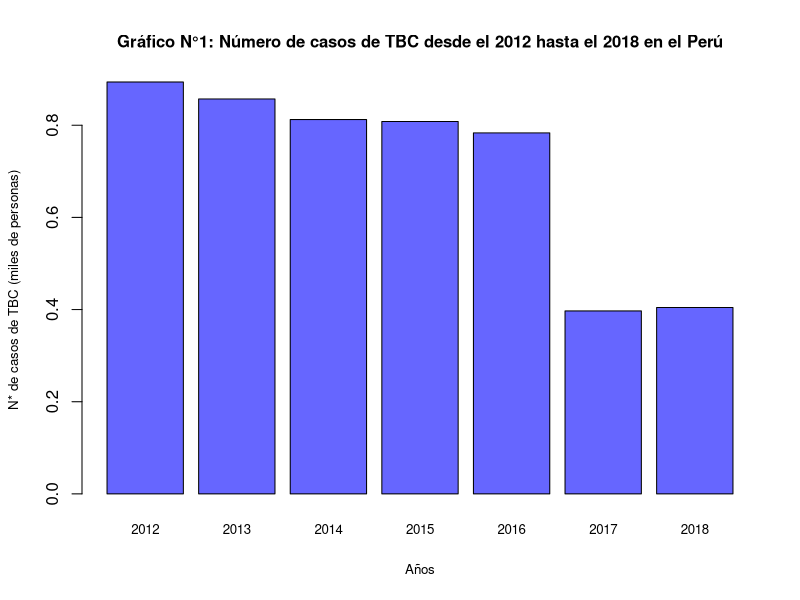
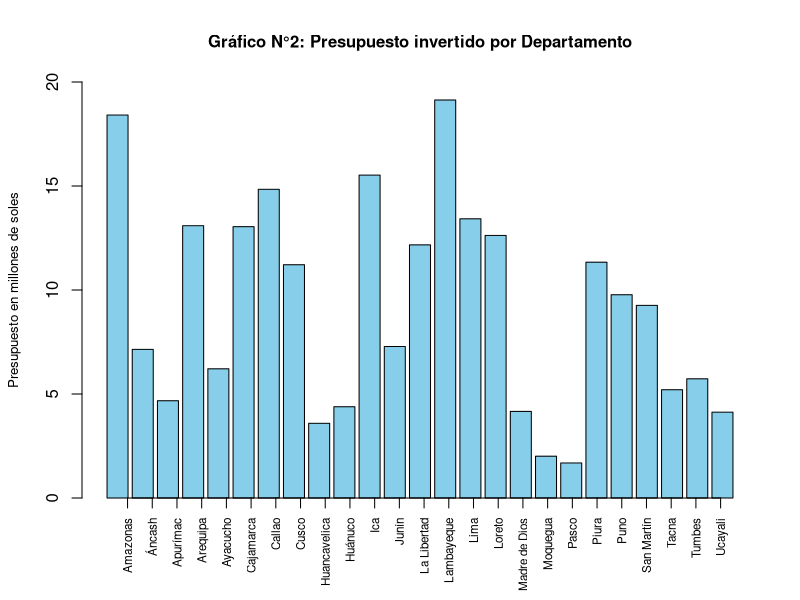
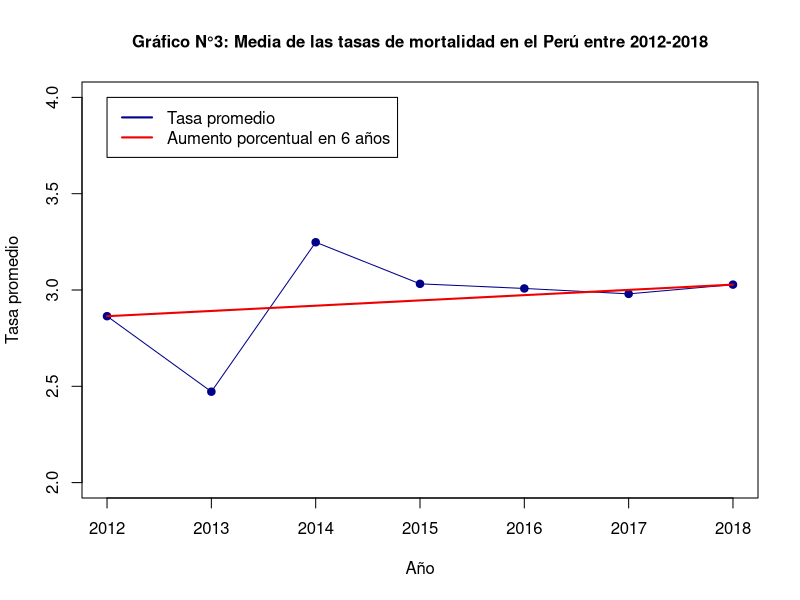
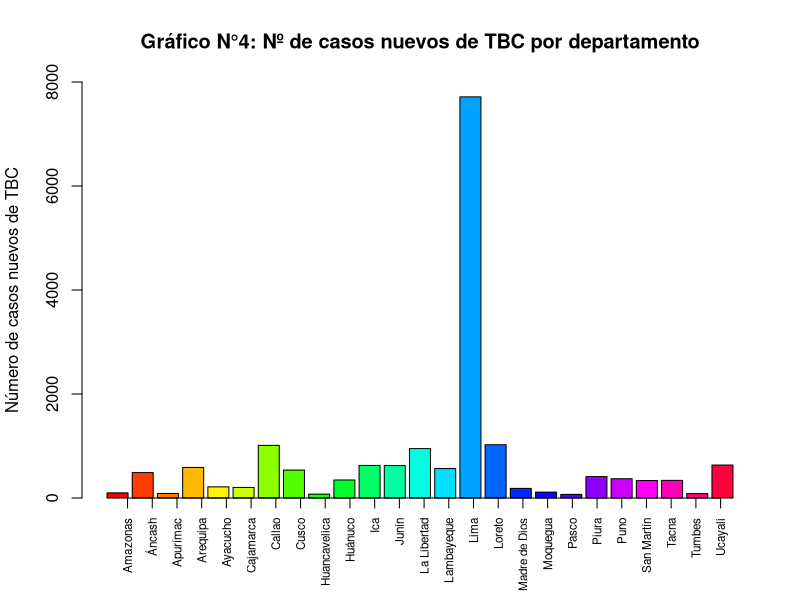
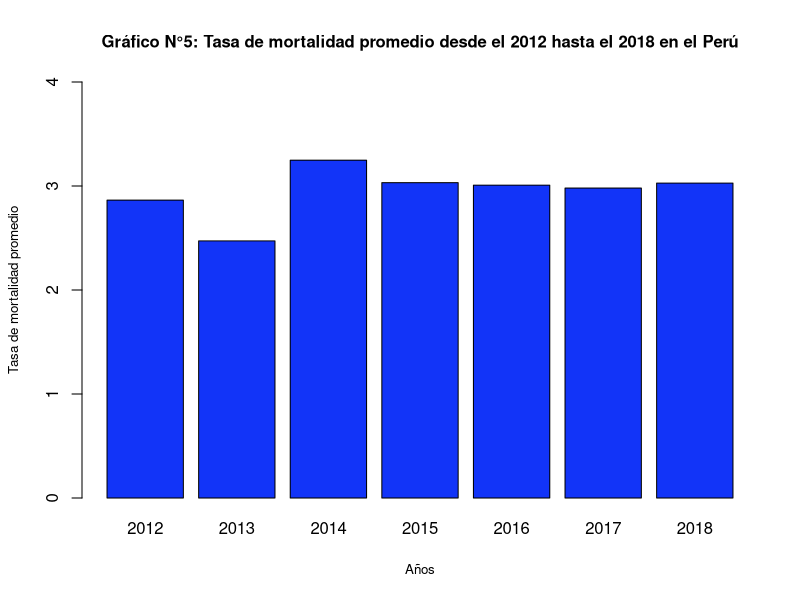
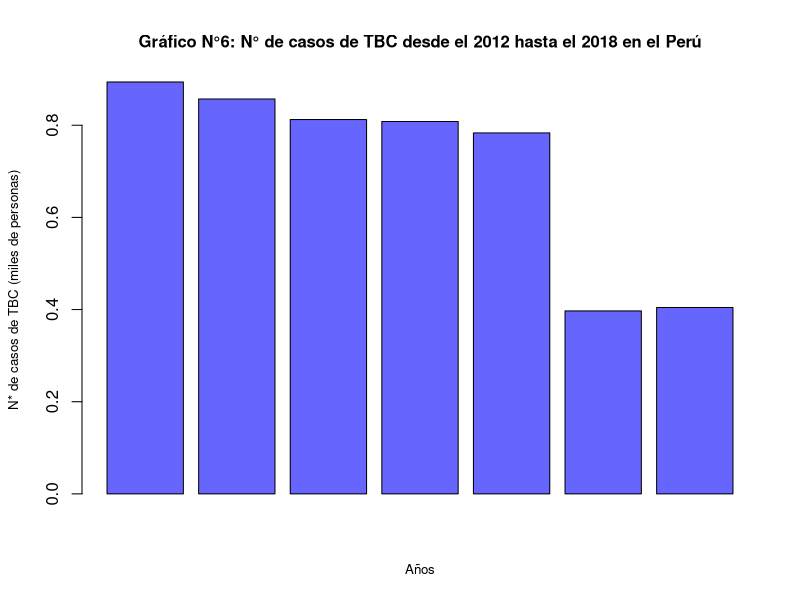
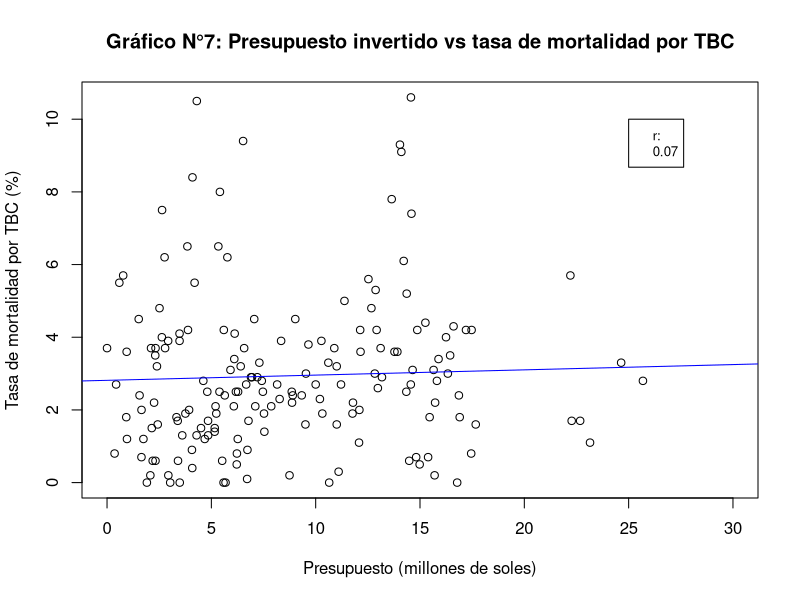
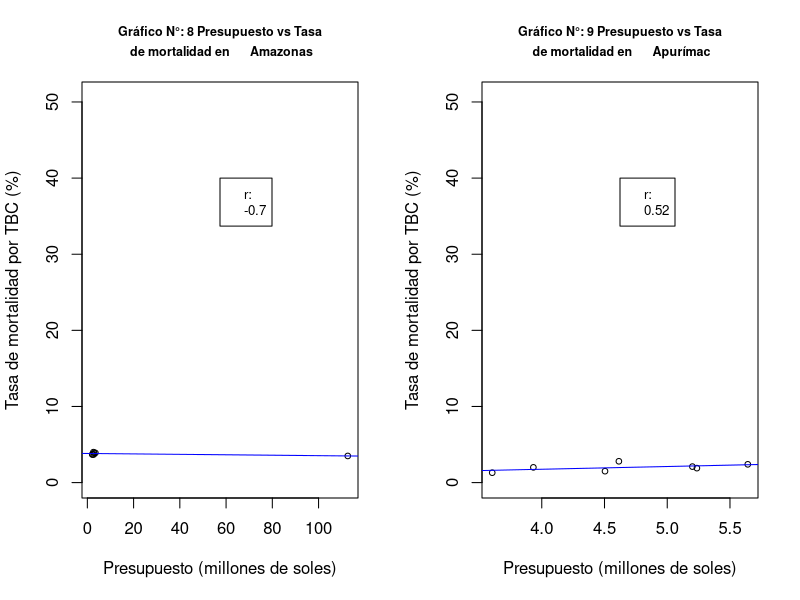

Here is the R script that generated these plots, in order:
## ---- chunk 1
datos <- read.csv(file = "Datos.csv", fileEncoding = "UTF-8")
## ---- chunk 2
x<-0
morbilidad_porr_anho<-c()
anhos<-c()
for (i in 2012:2018){
       x<-x+1
       morbilidad_porr_anho[x]<-mean(datos$Numero.de.casos.Nuevos[datos$Año==i])
       anhos[x]<-i
}
casos <- morbilidad_porr_anho/1000
names(casos)<-anhos
barplot(casos,main="Gráfico N°1: Número de casos de TBC desde el 2012 hasta el 2018 en el Perú"
        ,ylab ="N* de casos de TBC (miles de personas)"
        ,xlab ="Años"
        ,cex.main=1.25
        ,cex.lab=0.8
        ,col = "#6666FF"
        ,cex.main=1
        ,cex.names = 0.8)
## ---- chunk 3
departamentos1<-unique(datos$Departamento)
Departamentos<-datos$Departamento
Morbilidad<-datos$Morbilidad
Presupuesto.orientado<-datos$Presupuesto.para.el.programa.orientado.a.disminuir.la.incidencia.de.TBC.y.VIH
datos4<-data.frame(Departamentos,Morbilidad,Presupuesto.orientado)

Morbilidad2<-c()
Presupuesto.orientado2<-c()
for (i in 1:25){
aux<-sum(datos4$Morbilidad[which(datos4$Departamentos==Departamentos[c(i)])])/7
Morbilidad2<-c(Morbilidad2,aux)
aux2<-sum(datos4$Presupuesto.orientado[which(datos4$Departamentos==Departamentos[c(i)])])/7
Presupuesto.orientado2<-c(Presupuesto.orientado2,aux2)
}

P<-Presupuesto.orientado2/1000000

datos5<-data.frame(departamentos1,Morbilidad2,Presupuesto.orientado2)
barplot(P,main="Gráfico N°2: Presupuesto invertido por Departamento"
        ,ylab = "Presupuesto en millones de soles"
        ,width = 0.85
        ,col = "skyblue"
        ,ylim =c(0,20)
        ,cex.main=1
        ,cex.lab=0.8)
axis(1,at=1:25,labels = departamentos1,las=3,cex.axis=0.7)

## ---- chunk 4
z<-0
tasademortalidadprom<-c()
años<-c()
for(i in 2012:2018){
  z<-z+1
  tasademortalidadprom[z]<- mean(datos$Tasa.de.mortalidad[datos$Año==i])
  años[z]<-i
}
Vs=(seq(from=tasademortalidadprom[1],to=tasademortalidadprom[7],by=(tasademortalidadprom[7]-tasademortalidadprom[1])/6))
plot(y=tasademortalidadprom,x = 2012:2018
     ,main = "Gráfico N°3: Media de las tasas de mortalidad en el Perú entre 2012-2018"
     ,xlab = "Año"
     ,ylab = "Tasa promedio"
     ,ylim = c(2,4)
     ,type ="o"
     ,pch = 19
     ,cex.main=1
     ,col = c("blue4"));
lines(y=Vs,x = 2012:2018, col="red2",lwd=2)
legend(2012,4,legend=c("Tasa promedio","Aumento porcentual en 6 años"),col=c("blue4","red2"),lwd=2)
## ---- chunk 5
Departamentos <-datos[,"Departamento"]
Numero.de.casos.nuevos<-datos[,"Numero.de.casos.Nuevos"]

datos2<-data.frame(Departamentos,Numero.de.casos.nuevos)
Numero.de.casos.nuevos2<-c()
for (i in 1:25)
{
aux<-sum(datos2$Numero.de.casos.nuevos[which(datos2$Departamentos==Departamentos[c(i)])])/7
Numero.de.casos.nuevos2<-c(Numero.de.casos.nuevos2,aux)
}
datos3<-data.frame(departamentos1,Numero.de.casos.nuevos2)

dep<-c("Amazonas","Áncash","Apurímac","Arequipa","Ayacucho","Cajamarca","Callao","Cusco","Huancavelica","Huánuco","Ica","Junín","La Libertad","Lambayeque","Lima","Loreto","Madre de Dios","Moquegua","Pasco","Piura","Puno","San Martín","Tacna","Tumbes","Ucayali")

barplot(datos3$Numero.de.casos.nuevos2,main = "Gráfico N°4: Nº de casos nuevos de TBC por departamento",width=0.85 ,ylab =  "Número de casos nuevos de TBC", col=rainbow(25),ylim = c(0,8000))
axis(1,at=1:25,labels = dep,las=3,cex.axis=0.7)
## ---- chunk 6

cases<-tasademortalidadprom
names(cases)<-años
barplot(cases,main="Gráfico N°5: Tasa de mortalidad promedio desde el 2012 hasta el 2018 en el Perú"
        ,ylab ="Tasa de mortalidad promedio"
        ,xlab ="Años"
        ,ylim=c(0,4)
        ,cex.main=1
        ,cex.lab=0.8
        ,col = "#1234F8")
## ---- chunk 7

casos <- morbilidad_porr_anho/1000
barplot(casos
        ,main="Gráfico N°6: N° de casos de TBC desde el 2012 hasta el 2018 en el Perú"
        ,ylab ="N* de casos de TBC (miles de personas)"
        ,xlab ="Años"
        ,cex.main=1
        ,cex.lab=0.8
        ,col = "#6666FF")
## ---- chunk 8
Presupuesto_millones<-datos$Presupuesto.para.el.programa.orientado.a.disminuir.la.incidencia.de.TBC.y.VIH/1000000
tasa_mortalidad<-datos$Tasa.de.mortalidad
plot(Presupuesto_millones,tasa_mortalidad 
     ,main="Gráfico N°7: Presupuesto invertido vs tasa de mortalidad por TBC"
     ,ylab="Tasa de mortalidad por TBC (%)"
     ,xlab="Presupuesto (millones de soles)"
     ,xlim=c(0,30))
abline(lm(tasa_mortalidad~Presupuesto_millones), col="blue")
coeficiente_es<-c("r:",round(cor(Presupuesto_millones, tasa_mortalidad),2))
legend(25, 10,legend=c(coeficiente_es),cex=0.8)
## ---- chunk 9
par(mfrow=c(1,2))
x<-7
for (i in 1:length(departamentos1)){
Presupuesto_millones_dep<-datos$Presupuesto.para.el.programa.orientado.a.disminuir.la.incidencia.de.TBC.y.VIH[datos$Departamento==departamentos1[i]]/1000000
tasa_mortalidad<-datos$Tasa.de.mortalidad[datos$Departamento==departamentos1[i]]
cor(Presupuesto_millones_dep, tasa_mortalidad)
coeficiente<-round(cor(Presupuesto_millones_dep, tasa_mortalidad),2)
if(abs(coeficiente)>=0.5){
x<-x+1
nombre_depa<-c(paste("Gráfico N°:",toString(x),"Presupuesto vs Tasa",sep = " "),paste(" de mortalidad en\t", toString(departamentos1[i]),sep = " "))
plot(Presupuesto_millones_dep 
     ,tasa_mortalidad,ylab="Tasa de mortalidad por TBC (%)"
     ,xlab="Presupuesto (millones de soles)"
     ,ylim = c(0,max(datos$Tasa.de.mortalidad)+40)
     ,main=nombre_depa
     ,cex.main=0.75
     ,cex= 0.75)
abline(lm(tasa_mortalidad~Presupuesto_millones_dep), col="blue")
coeficiente_es<-c("r:",coeficiente)
legend((max(Presupuesto_millones_dep)+min(Presupuesto_millones_dep))/2,  40,legend=c(coeficiente_es),cex=0.8)
}
}
## ---- chunk 10
Departamentos<-datos$Departamento
Morbilidad<-datos$Morbilidad
Presupuesto.orientado<-datos$Presupuesto.para.el.programa.orientado.a.disminuir.la.incidencia.de.TBC.y.VIH
datos4<-data.frame(Departamentos,Morbilidad,Presupuesto.orientado)
Morbilidad2<-c()
Presupuesto.orientado2<-c()
for (i in 1:25)
{
aux<-sum(datos4$Morbilidad[which(datos4$Departamentos==Departamentos[c(i)])])/7
Morbilidad2<-c(Morbilidad2,aux)
aux2<-sum(datos4$Presupuesto.orientado[which(datos4$Departamentos==Departamentos[c(i)])])/7
Presupuesto.orientado2<-c(Presupuesto.orientado2,aux2)
}
P<-Presupuesto.orientado2/1000000
barplot(Morbilidad2,main="Gráfico N°18: Morbilidad de TBC por departamento"
        ,ylab = "Morbilidad de TBC"
        ,width = 0.85
        ,col = "skyblue"
        ,ylim =c(0,12000))
axis(1,at=1:25,labels = departamentos1,las=3,cex.axis=0.7)
abline(h=201,col="red",lwd=1)
barplot(P,main="Gráfico N°19: Presupuesto invertido por departamento"
        ,ylab = "Presupuesto en millones de soles"
        ,width = 0.85
        ,col = "skyblue"
        ,ylim =c(0,20)
        ,cex.main=1)
axis(1,at=1:25,labels = departamentos1,las=3,cex.axis=0.7)
abline(h=5.125517,col="red",lwd=1)
q1<-quantile(P)
q2<-quantile(Morbilidad2)

## ---- chunk 11
dato6<-datos5$departamentos1[which(datos5$Presupuesto.orientado2<=5125517)]
morb3<-datos5$Morbilidad2[which(datos5$Presupuesto.orientado2<=5125517)]
## ---- chunk 12
barplot(morb3,main="Gráfico N°20: Morbilidad de departamentos con bajo presupuesto"
        ,ylab = "Morbilidad"
        ,width = 0.85
        ,col = "skyblue"
        ,ylim =c(0,1000)
        ,cex.axis = 0.85
        ,cex.names = 0.8
        ,cex.main=1)
axis(1,at=1:7,labels = dato6,las=3,cex.axis=0.7)
abline(h=median(Morbilidad2),col="blue",lwd=1)
abline(h=201,col="red",lwd=1)
abline(h=mean(morb3),col="green",lwd=1)
legend(0,1000,legend=c("mediana\nde morbilidad"),col=c("blue"),lwd=1,cex=0.8)
legend(2,1000,legend=c("primer cuartil\nde morbilidad"),col=c("red"),lwd=1,cex=0.8)
legend(4,1000,legend=c("media de morbilidad de departamentos\n con menor presupuesto"),col=c("green"),lwd=1,cex=0.8)
## ---- chunk 13
plot(x=Numero.de.casos.nuevos,y=Presupuesto_millones
     ,xlab = "Número de casos nuevos por departamento"
     ,ylab = "Presupuesto por departamento (millones de soles)"
     ,main = "Gráfico N°21: Presupuesto invertido VS. Número de casos nuevos"
     ,cex.main=1)
plot(x = Numero.de.casos.nuevos,y = Presupuesto_millones
     ,ylim = c(0,30),xlim=c(0,1250)
     ,xlab = "Número de casos nuevos por departamento"
     ,ylab = "Presupuesto por departamento (millones de soles)"
     ,main = "Gráfico N°22: Presupuesto invertido VS. Número de casos nuevos (ampliado)"
     ,cex.main=1)
abline(lm(Presupuesto_millones~Numero.de.casos.nuevos), col="blue")
coeficiente_es<-c("r:",round(cor(Numero.de.casos.nuevos,Presupuesto_millones),2))
legend(1100, 30,legend=c(coeficiente_es),cex=0.8)
